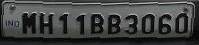
#> input picture images/number_plate.jpg, 199 x 45 px
$ jupyter execute morphological_operations_for_number_plate_reading.ipynb   (shell and % lines are left out)
#> lines starting #> are read from the running program, lines starting #| are printed output that depends on the picture; after the words box and inside, x2 and y2 are one past the last pixel; in counts of white or black regions, pixels touching at a corner belong together
**Morphological Operations with OpenCV**

In this notebook we will demonstrate morphological operations with OpenCV. The purpose of these operations is clean up noise like small white dots or black dots. They are often useful preprocessing steps before an OCR (Optical Character Recognition), where if used correctly they improve the quality of recognition.

# Import Libraries

[cell 1]
import numpy as np
import cv2 as cv2


import matplotlib as mpl
import matplotlib.pyplot as plt
mpl.rc('axes', labelsize=14)
mpl.rc('xtick', labelsize=12)
mpl.rc('ytick', labelsize=12)

#Routine to fix
def fixColor(image):
    return(cv2.cvtColor(image, cv2.COLOR_BGR2RGB))

# Input the Image

[cell 2]
image = cv2.imread('images/number_plate.jpg')
#> image is the input picture: shape (45, 199, 3); mean B, G, R 65.9, 66.8, 65.1
plt.imshow(fixColor(image))

# PreProcessing the Image
In the preprocessing step we will convert the image to grayscale. We will also threshold the image to binarize it and seperate all pixels to black or white.

[cell 3]
gray = cv2.cvtColor(image, cv2.COLOR_BGR2GRAY)
plt.imshow(fixColor(gray))

[cell 4]
ret2,th2 = cv2.threshold(gray,0,255,cv2.THRESH_BINARY+cv2.THRESH_OTSU)
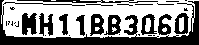
#> th2: shape (45, 199); 53.7% white; 31 black regions (18 under 20 px), largest, box (x1, y1, x2, y2) and area: (0, 0, 199, 45) 2118, (22, 13, 37, 35) 255, (17, 0, 158, 3) 216
#> ret2 = 63
plt.imshow(fixColor(th2))

# Morphological Operations
## Dilation
We first create a 3×3 kernel or matrix and then run a convolution over the entire image. Dilation increases the whitespace, reducing noise or small dark spots in the image. After small dark pixels are eliminated, the bigger numbers are now clearly delineated, but may be smaller.

[cell 5]
kernel = np.ones((3, 3), np.uint8)
img = cv2.dilate(th2, kernel, iterations=1)
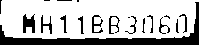
#> img: shape (45, 199); 74.1% white; 19 black regions (6 under 20 px), largest, box (x1, y1, x2, y2) and area: (0, 2, 199, 45) 1572, (23, 14, 35, 33) 155, (92, 15, 103, 33) 84
plt.imshow(fixColor(img))

## Erosion

Erosion is the 2nd morphological operation we will see today. We will use the same kernel. Erosion will make the dark letters a little bigger and easier to read.

[cell 6]
img = cv2.erode(img, kernel, iterations=1)
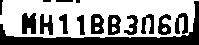
#> img: shape (45, 199); 60.2% white; 15 black regions (2 under 20 px), largest, box (x1, y1, x2, y2) and area: (0, 1, 199, 45) 1836, (22, 13, 36, 34) 245, (91, 14, 104, 34) 196
plt.imshow(fixColor(img))

## Closure
OpenCV provides a higher level function which lets us do both the steps first dilation and then erosion with a MORPH_CLOSE. The example is below. We get the same results as above.

[cell 7]
closing = cv2.morphologyEx(th2, cv2.MORPH_CLOSE, kernel)
plt.imshow(fixColor(closing))

[cell 8]
images = [image, gray, th2, img, closing, closing]

[cell 9]
titles = ['Original', 'Gray', 'Threshold', 'Dilated', 'Eroded', 'Closed']

[cell 10]
for i in range(6):
    plt.subplot(3,2,i+1),plt.imshow(images[i],'gray')
    plt.title(titles[i])
    plt.xticks([]),plt.yticks([])
plt.show()
#> figure, not shown here; B, G, R data is drawn as R, G, B

$ run again, with images/rainbow.jpg copied over images/number_plate.jpg
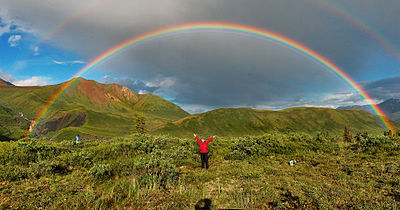
#> input picture images/rainbow.jpg, 400 x 210 px
#> image is the input picture: shape (210, 400, 3); mean B, G, R 89.4, 114.5, 111.4
#> `ret2,th2 = cv2.threshold(gray,0,255,cv2.THRESH_BINARY+cv2.THRESH_OTSU)`:
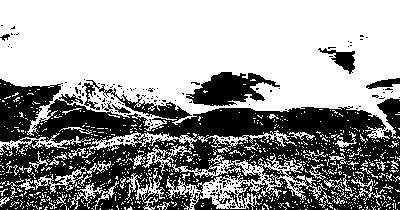
#> th2: shape (210, 400); 59.9% white; 213 black regions (205 under 20 px), largest, box (x1, y1, x2, y2) and area: (0, 79, 400, 210) 30608, (186, 72, 280, 106) 1743, (318, 48, 355, 74) 378
#> ret2 = 105
#> `img = cv2.erode(img, kernel, iterations=1)`:
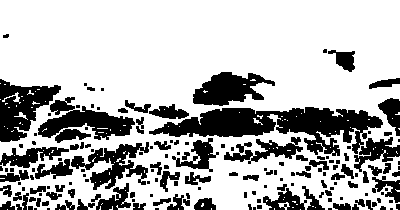
#> img: shape (210, 400); 71.8% white; 167 black regions (82 under 20 px), largest, box (x1, y1, x2, y2) and area: (149, 107, 383, 156) 5250, (0, 79, 61, 142) 2040, (38, 97, 135, 140) 1892

$ run again, with images/soccer.jpg copied over images/number_plate.jpg
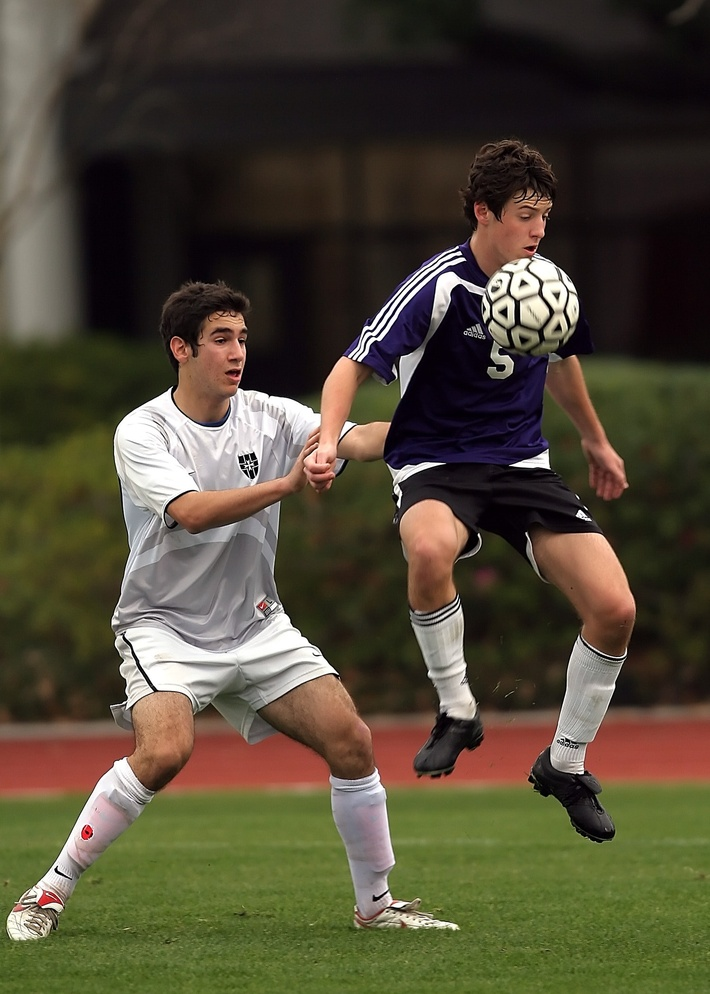
#> input picture images/soccer.jpg, 710 x 994 px, shrunk from 1500 x 2100 before the run
#> image is the input picture: shape (994, 710, 3); mean B, G, R 54.2, 72.5, 79.7
#> `ret2,th2 = cv2.threshold(gray,0,255,cv2.THRESH_BINARY+cv2.THRESH_OTSU)`:
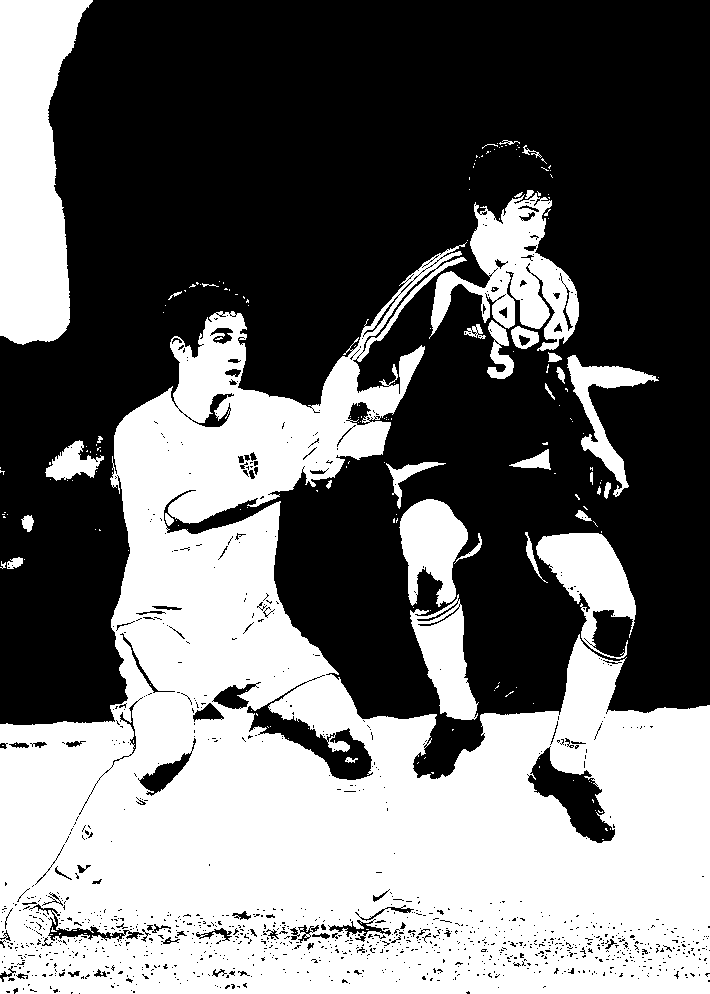
#> th2: shape (994, 710); 43.4% white; 194 white regions (159 under 20 px), largest, box (x1, y1, x2, y2) and area: (0, 242, 710, 994) 250917, (0, 0, 93, 345) 21710, (429, 193, 579, 351) 10125
#> ret2 = 78
#> `img = cv2.erode(img, kernel, iterations=1)`:
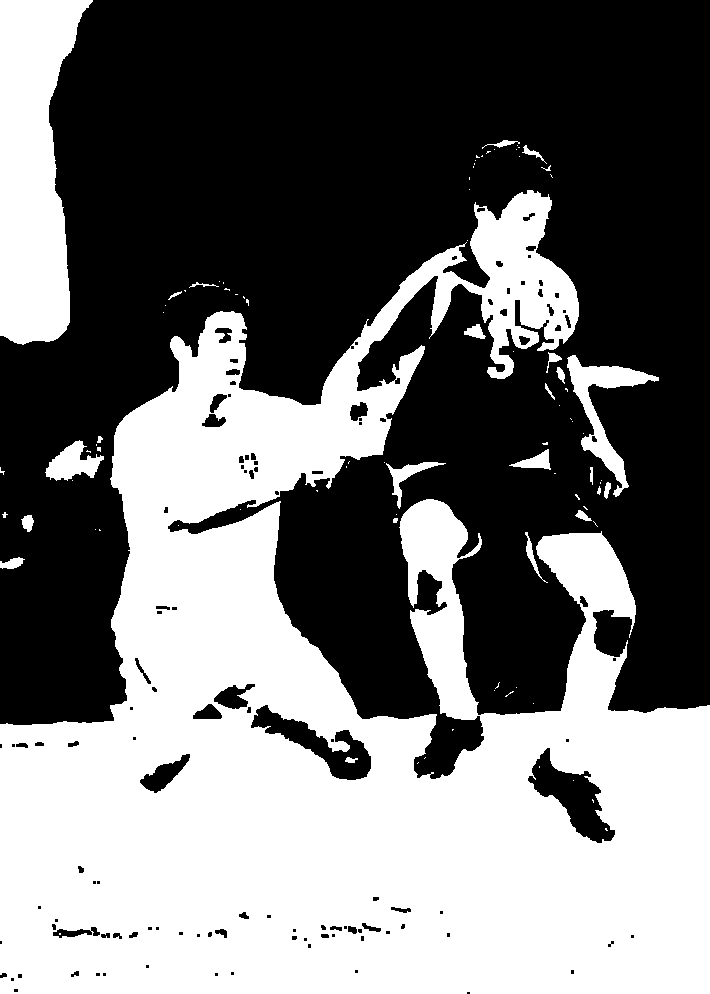
#> img: shape (994, 710); 44.8% white; 90 white regions (65 under 20 px), largest, box (x1, y1, x2, y2) and area: (0, 190, 710, 994) 286944, (0, 0, 93, 345) 21740, (567, 355, 659, 497) 3173
